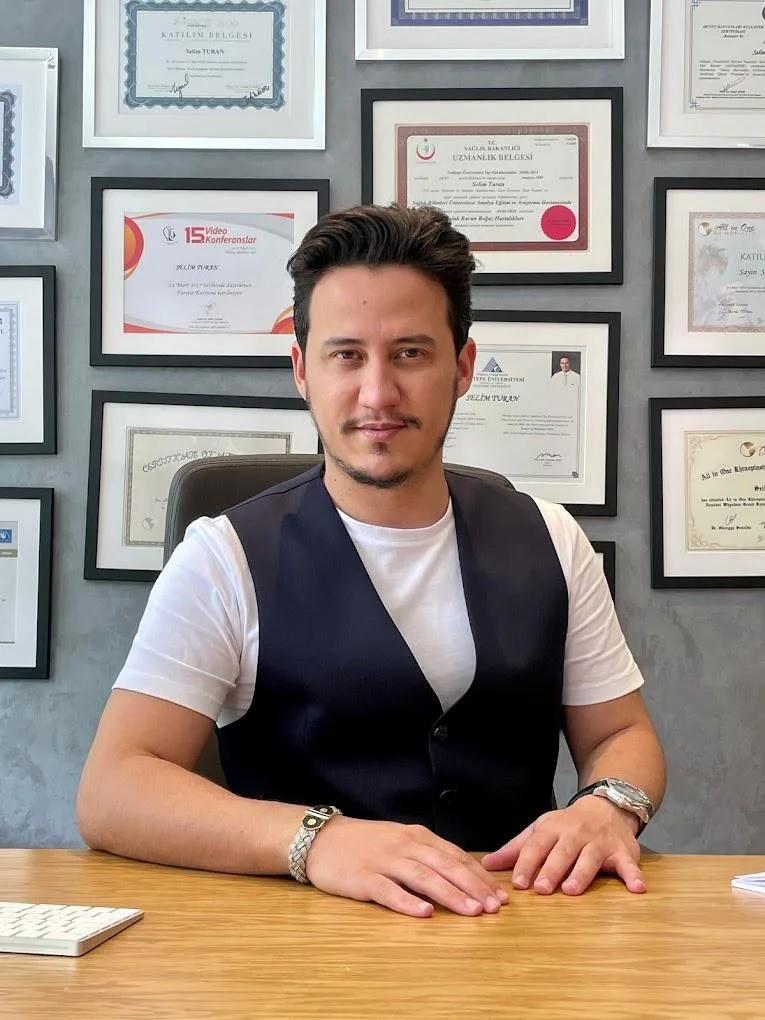
#> input picture images/image_page1_0.webp, 765 x 1020 px
$ python make_share_image.py
#> lines starting #> are read from the running program, lines starting #| are printed output that depends on the picture
"""Build the 1200x630 link-preview image (Open Graph / Twitter card) for botchedbyselimturan.com.

Social apps (WhatsApp, Reddit, Facebook, X, iMessage) show this image when someone shares the link.
Layout: Dr. Turan's public profile photo on the left; the title, two evidence photos and his threat on the right.

Run from the repo root (needs Pillow):  python tools/make_share_image.py
"""
from __future__ import annotations

from pathlib import Path
from typing import Tuple

from PIL import Image, ImageDraw, ImageFilter, ImageFont

REPO = Path(__file__).resolve().parent.parent
IMAGES = REPO / "images"
OUT = IMAGES / "share-card.jpg"
FONTS = Path("/System/Library/Fonts/Supplemental")

WIDTH, HEIGHT = 1200, 630
BACKGROUND = (26, 37, 47)  # the site's dark navy
RED = (197, 48, 48)
PINK = (246, 165, 165)
WHITE = (255, 255, 255)
GREY = (203, 213, 224)

# (file, vertical focus 0=top 0.5=centre) for the photo thumbnails; a quote panel follows them.
EVIDENCE: Tuple[Tuple[str, float], ...] = (
    ("image_page14_0.webp", 0.5),  # Patient 2: reopened stitches
    ("sh_1.webp", 0.0),            # his messages to a female patient
)

# His message to the site's author, shown as large text because a screenshot is unreadable at preview size.
QUOTE_LINES: Tuple[str, ...] = ("\u201cgive small", "amount of", "money any", "person he can", "do so many", "bad things\u201d")

# Regions blurred before use, as (file, (left, top, right, bottom)) in source pixels.
# sh_1 contains a phone number in one of his messages; keep it out of every link preview.
REDACT: Tuple[Tuple[str, Tuple[int, int, int, int]], ...] = (
    ("sh_1.webp", (85, 540, 330, 598)),
)


def load(name: str) -> Image.Image:
    """Open an image from images/ as RGB, blurring any REDACT regions listed for it."""
    img = Image.open(IMAGES / name).convert("RGB")
    for redact_name, box in REDACT:
        if redact_name == name:
            img.paste(img.crop(box).filter(ImageFilter.GaussianBlur(14)), box[:2])
    return img


def cover(img: Image.Image, size: Tuple[int, int], focus_y: float = 0.5) -> Image.Image:
    """Scale and crop `img` to fill `size` exactly (like CSS object-fit: cover).

    focus_y picks which part survives a vertical crop: 0 keeps the top, 0.5 the centre.
    """
    target_w, target_h = size
    scale = max(target_w / img.width, target_h / img.height)
    resized = img.resize((round(img.width * scale), round(img.height * scale)), Image.LANCZOS)
    left = (resized.width - target_w) // 2
    top = round((resized.height - target_h) * focus_y)
    return resized.crop((left, top, left + target_w, top + target_h))


def font(name: str, size: int) -> ImageFont.FreeTypeFont:
    """Load a system font; fails fast if it's missing so a bad image is never written."""
    return ImageFont.truetype(str(FONTS / name), size)


def build() -> Path:
    """Compose the share image and save it as a JPEG. Returns the output path."""
    canvas = Image.new("RGB", (WIDTH, HEIGHT), BACKGROUND)
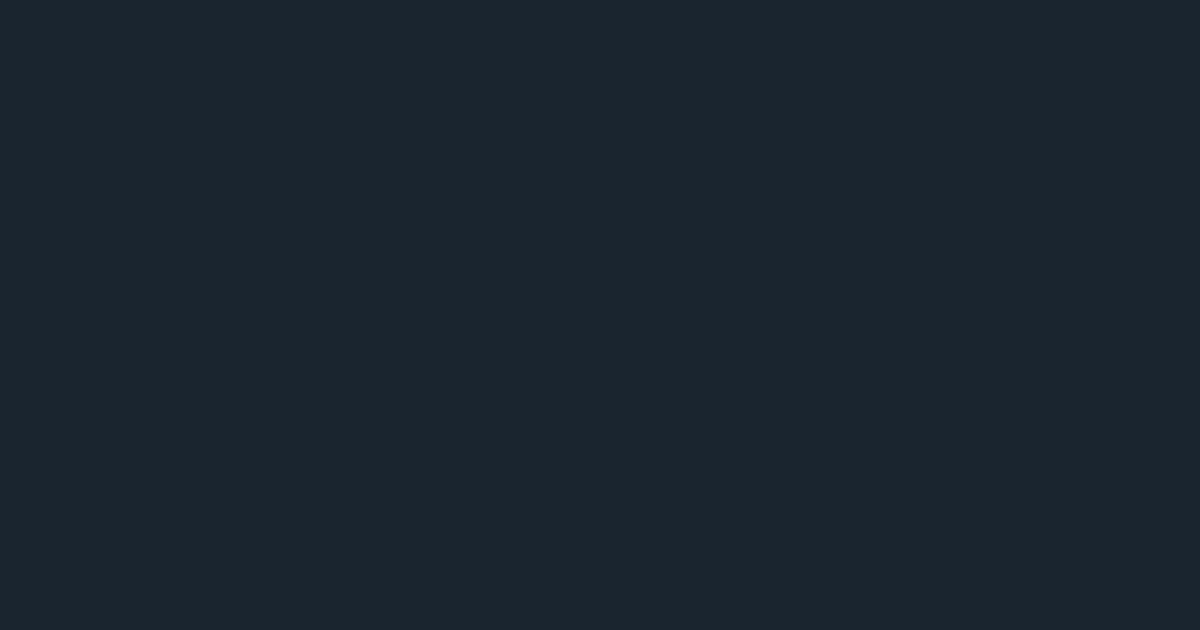
#> canvas: PIL image 1200x630 RGB; mean R, G, B 26, 37, 47
    draw = ImageDraw.Draw(canvas)

    # Left: his public profile photo, with a red divider.
    portrait_w = 360
    portrait = load("image_page1_0.webp")
#> in load, img is the input picture: PIL image 765x1020 RGB; mean R, G, B 154.9, 141.2, 130.3
    canvas.paste(cover(portrait, (portrait_w, HEIGHT), 0.2), (0, 0))
#> in cover, `return resized.crop((left, top, left + target_w, top + target_h))`:
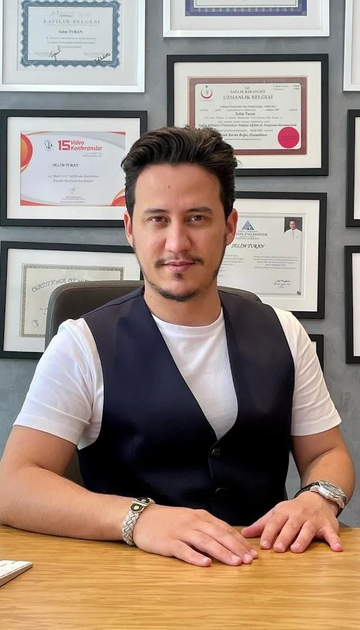
#> returned value: PIL image 360x630 RGB; mean R, G, B 152.1, 135, 123.1
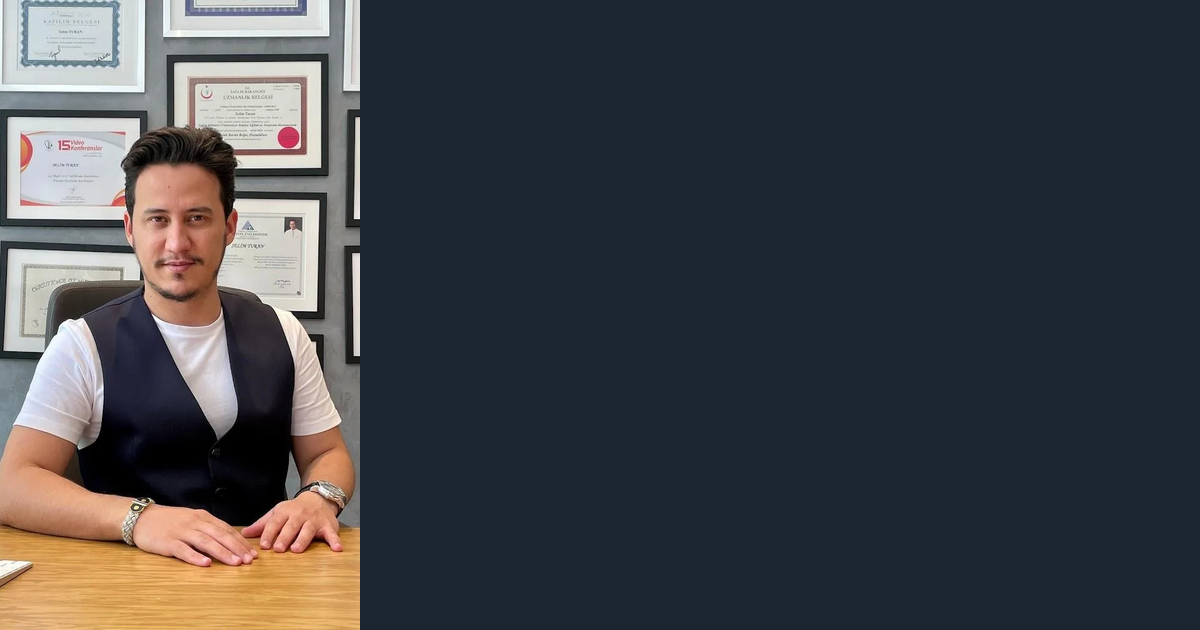
#> canvas: PIL image 1200x630 RGB; mean R, G, B 63.8, 66.4, 69.8
    draw.rectangle((portrait_w, 0, portrait_w + 8, HEIGHT), fill=RED)

    # Right: title, subtitle, three evidence thumbnails, footer.
    x = portrait_w + 48
    right_w = WIDTH - x - 40
    draw.text((x, 34), "Dr. Selim Turan's", font=font("Georgia Bold.ttf", 58), fill=WHITE)
    draw.text((x, 100), "Botched Patients", font=font("Georgia Bold.ttf", 58), fill=WHITE)
    draw.text((x, 178), "Things You Don't See on Instagram", font=font("Georgia Italic.ttf", 30), fill=PINK)

    gap = 16
    panels = len(EVIDENCE) + 1  # photos plus the quote panel
    thumb_w = (right_w - gap * (panels - 1)) // panels
    thumb_h = 280
    top = 240
    for i, (name, focus_y) in enumerate(EVIDENCE):
        thumb = cover(load(name), (thumb_w, thumb_h), focus_y)
#> call 2 of load, with name = 'image_page14_0.webp'
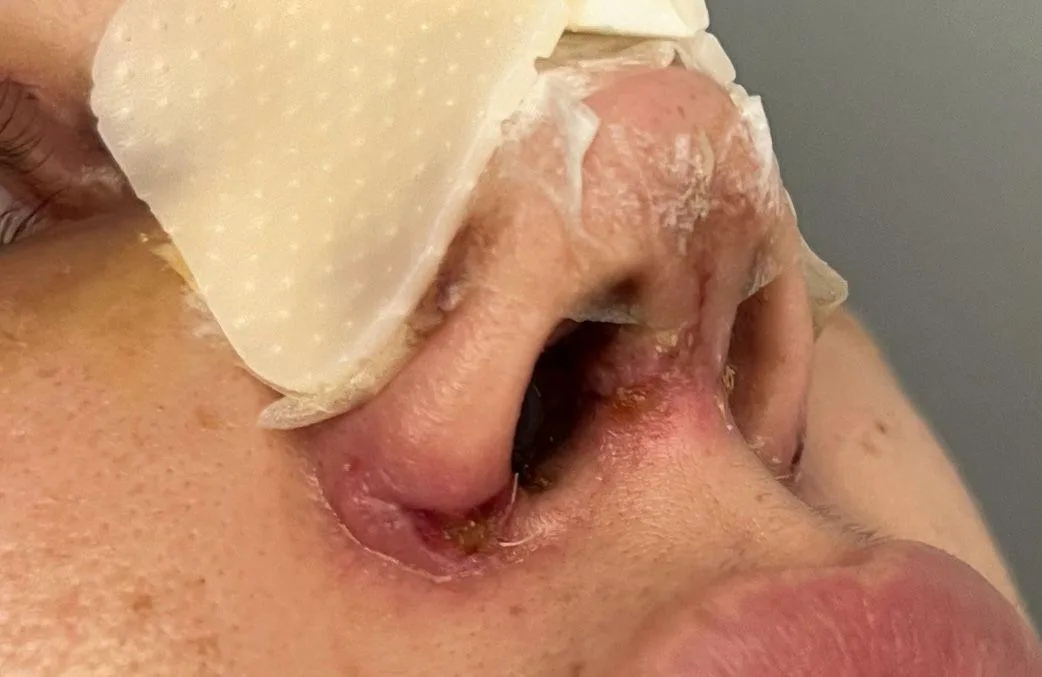
#> input picture images/image_page14_0.webp, 1042 x 677 px
#> in load, img is the input picture: PIL image 1042x677 RGB; mean R, G, B 180.2, 134.9, 106.1
#> call 2 of cover, with size = (240, 280), focus_y = 0.5
#> in cover (call 2), `target_w, target_h = size`: target_w = 240; target_h = 280
#> in cover (call 2), `scale = max(target_w / img.width, target_h / img.height)`: scale = 0.414
#> in cover (call 2), `left = (resized.width - target_w) // 2`: left = 95
#> in cover (call 2), `return resized.crop((left, top, left + target_w, top + target_h))`:
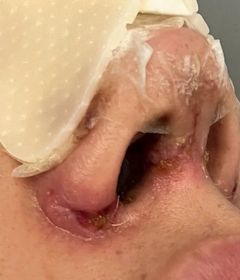
#> returned value: PIL image 240x280 RGB; mean R, G, B 190.1, 139, 108
        tx = x + i * (thumb_w + gap)
        canvas.paste(thumb, (tx, top))
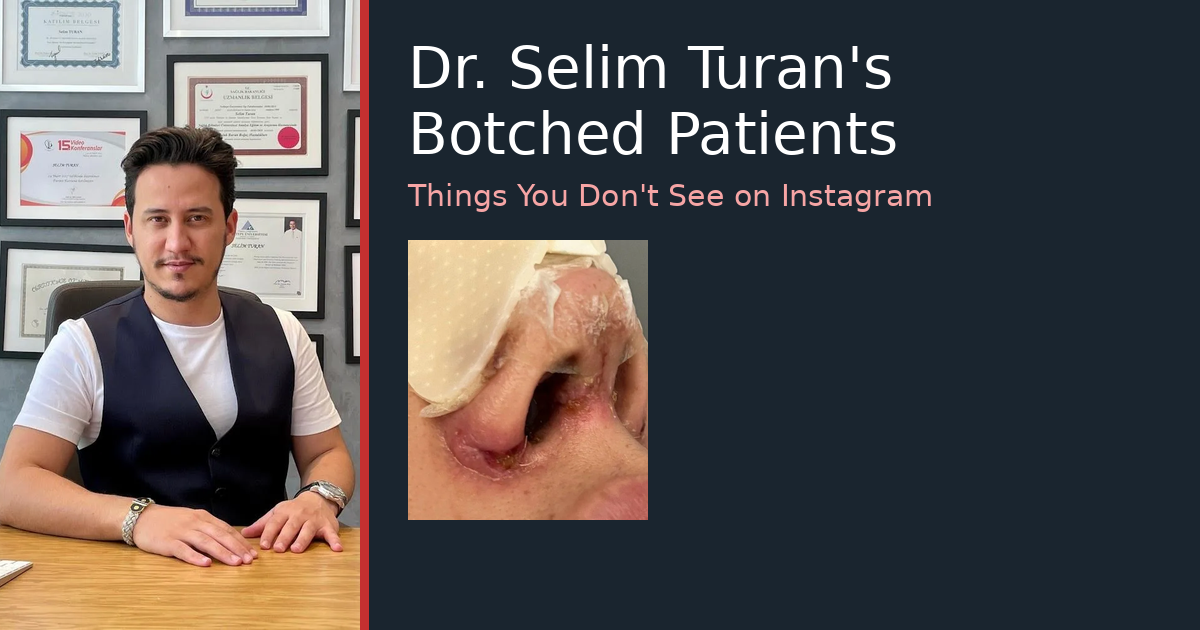
#> canvas: PIL image 1200x630 RGB; mean R, G, B 84, 79.3, 78.8
        draw.rectangle((tx, top, tx + thumb_w - 1, top + 5), fill=RED)  # red top edge, like the site's cards
#> pass 2 of the loop in build, `for i, (name, focus_y) in enumerate(EVIDENCE):`:
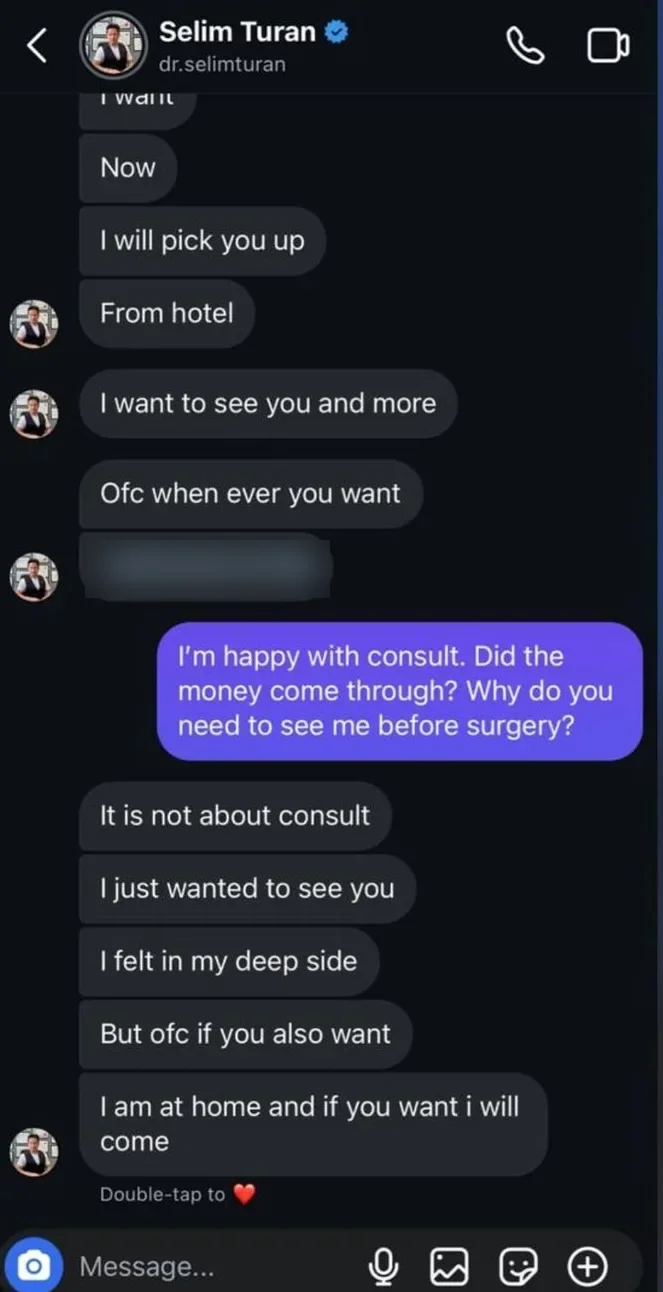
#> input picture images/sh_1.webp, 663 x 1292 px
#> in load, img is the input picture: PIL image 663x1292 RGB; mean R, G, B 34.4, 36.8, 51.6
#> scale = 0.362
#> resized: PIL image 240x468 RGB
#> left = 0
#> in cover (call 3), `return resized.crop((left, top, left + target_w, top + target_h))`:
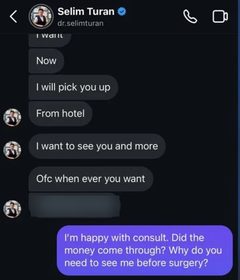
#> returned value: PIL image 240x280 RGB; mean R, G, B 36, 37.5, 58.9
#> in build, `canvas.paste(thumb, (tx, top))`:
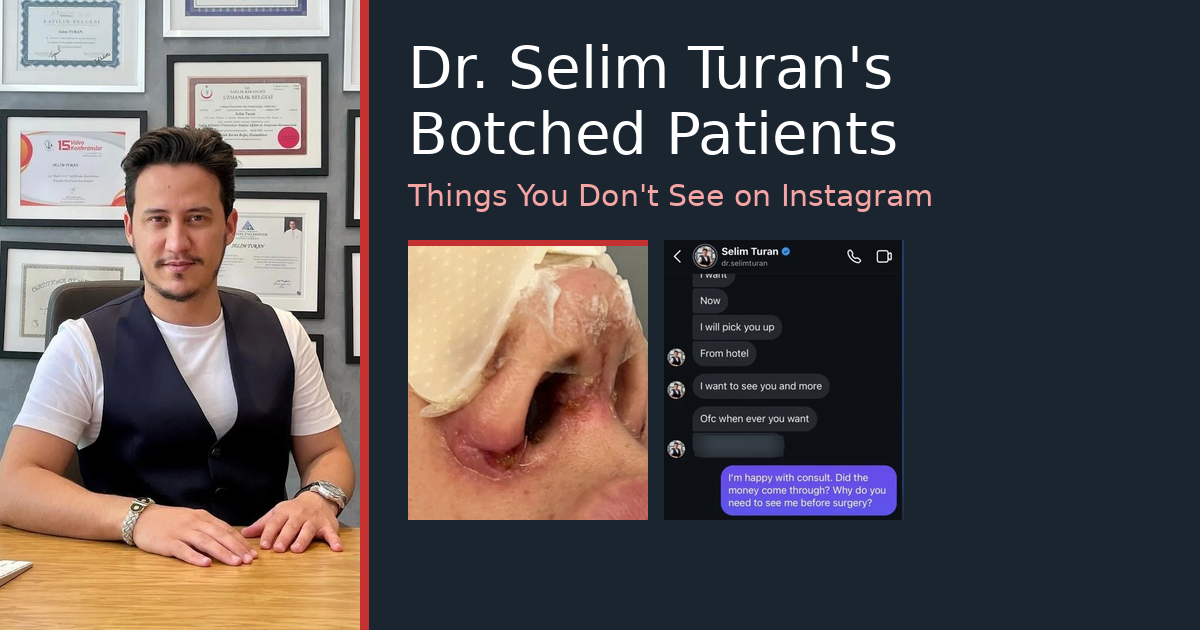
#> canvas: PIL image 1200x630 RGB; mean R, G, B 84.8, 79.1, 79.7

    # Quote panel: a slightly lighter box with the threat in large italic text.
    qx = x + len(EVIDENCE) * (thumb_w + gap)
    draw.rectangle((qx, top, qx + thumb_w - 1, top + thumb_h - 1), fill=(44, 62, 80))
    draw.rectangle((qx, top, qx + thumb_w - 1, top + 5), fill=RED)
    quote_font = font("Georgia Italic.ttf", 30)
    line_h = 38
    qy = top + (thumb_h - line_h * len(QUOTE_LINES)) // 2 + 4
    for j, line in enumerate(QUOTE_LINES):
        draw.text((qx + 18, qy + j * line_h), line, font=quote_font, fill=WHITE)

    draw.text((x, top + thumb_h + 22), "20 patients · photos · his messages · threats",
              font=font("Georgia Bold.ttf", 24), fill=GREY)
    draw.text((x, top + thumb_h + 56), "botchedbyselimturan.com", font=font("Georgia.ttf", 22), fill=PINK)

    canvas.save(OUT, "JPEG", quality=85, optimize=True, progressive=True)
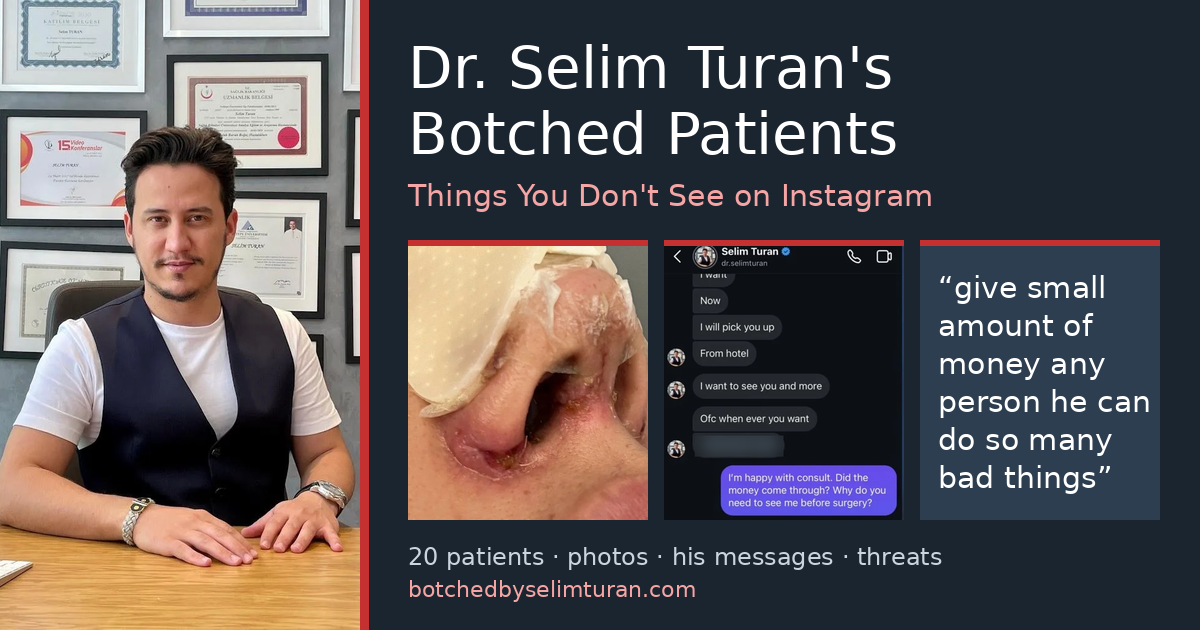
#> saved as share-card.jpg: PIL image 1200x630 RGB; mean R, G, B 89.8, 83.7, 84.8
    return OUT


if __name__ == "__main__":
    path = build()
    print(f"Wrote {path.relative_to(REPO)} ({path.stat().st_size // 1024} KB)")
